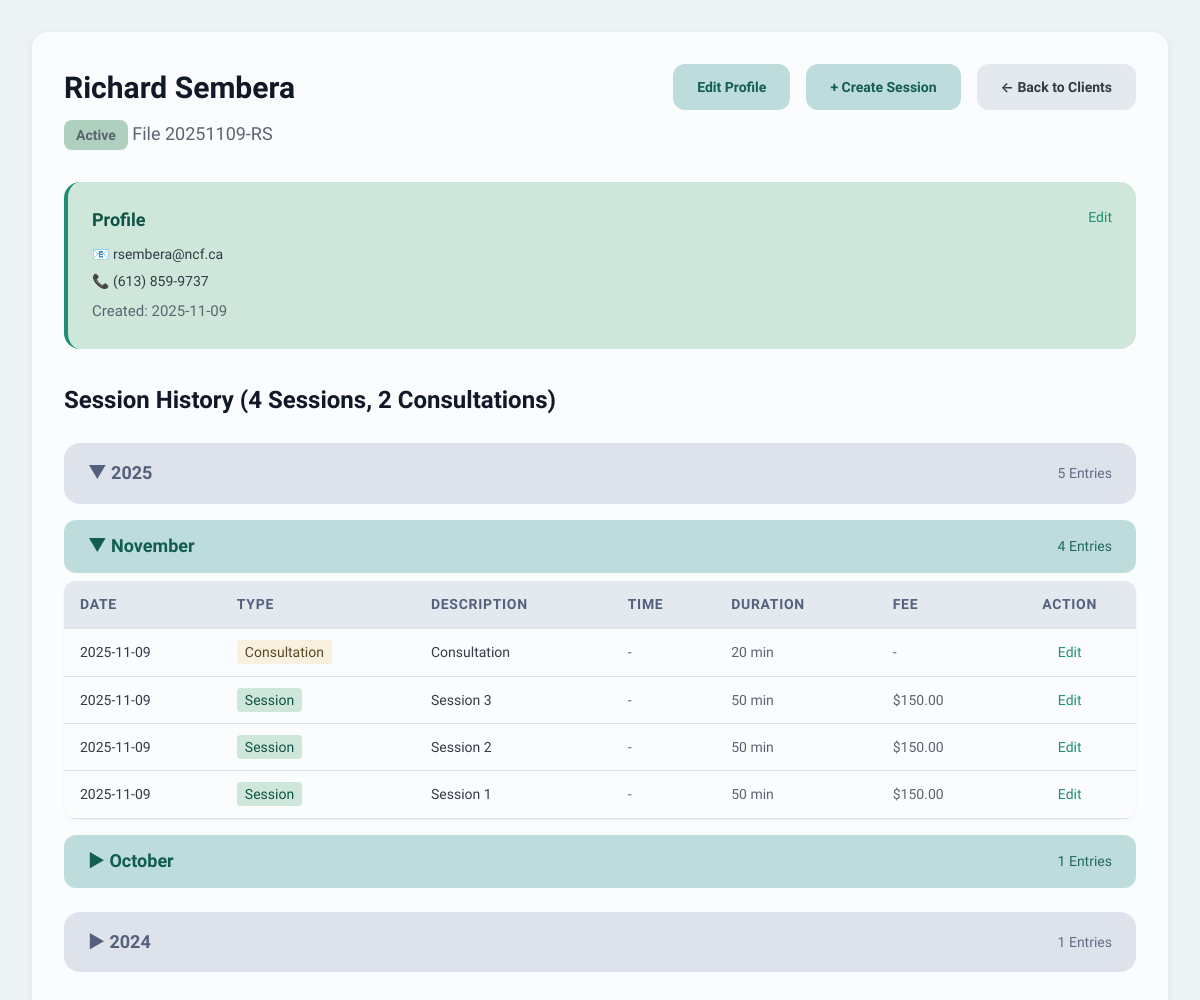
Screenshot of /client/1 with the database file from the repository.
### tables this page shows
CREATE TABLE clients (
                id INTEGER PRIMARY KEY AUTOINCREMENT,
                file_number TEXT UNIQUE NOT NULL,
                first_name TEXT NOT NULL,
                middle_name TEXT,
                last_name TEXT NOT NULL,
                type_id INTEGER NOT NULL,
                created_at INTEGER NOT NULL,
                modified_at INTEGER NOT NULL,
                is_deleted INTEGER DEFAULT 0,
                FOREIGN KEY (type_id) REFERENCES client_types(id)
            );

CREATE TABLE client_types (
                id INTEGER PRIMARY KEY AUTOINCREMENT,
                name TEXT UNIQUE NOT NULL,
                color TEXT NOT NULL,
                code TEXT,
                file_number_style TEXT NOT NULL,
                file_number_prefix TEXT,
                file_number_suffix TEXT,
                file_number_counter INTEGER DEFAULT 0,
                session_fee REAL,
                session_duration INTEGER,
                retention_period INTEGER,
                is_system INTEGER DEFAULT 0,
                created_at INTEGER NOT NULL,
                modified_at INTEGER NOT NULL
            );

CREATE TABLE entries (
                id INTEGER PRIMARY KEY AUTOINCREMENT,
                client_id INTEGER NOT NULL,
                class TEXT NOT NULL,
                created_at INTEGER NOT NULL,
                modified_at INTEGER NOT NULL,
                
                -- Common fields
                description TEXT,
                content TEXT,
                
                -- Profile-specific fields
                email TEXT,
                phone TEXT,
                home_phone TEXT,
                work_phone TEXT,
                text_number TEXT,
                address TEXT,
                date_of_birth TEXT,
                preferred_contact TEXT,
                ok_to_leave_message TEXT,
                emergency_contact_name TEXT,
                emergency_contact_phone TEXT,
                emergency_contact_relationship TEXT,
                referral_source TEXT,
                additional_info TEXT,
                
                -- Session-specific fields
                modality TEXT,
                format TEXT,
                session_number INTEGER,
                service TEXT,
                session_date INTEGER,
                session_time TEXT,
                duration INTEGER,
                fee REAL,
                is_consultation INTEGER DEFAULT 0,
                mood TEXT,
                affect TEXT,
                risk_assessment TEXT,
                
                -- Communication-specific fields
                comm_recipient TEXT,
                comm_type TEXT,
                
                -- Statement-specific fields
                statement_total REAL,
                payment_status TEXT,
                payment_notes TEXT,
                date_sent INTEGER,
                date_paid INTEGER,
                is_void INTEGER DEFAULT 0,
                
                -- Edit tracking
                edit_history TEXT,
                locked INTEGER DEFAULT 0,
                locked_at INTEGER,
                
                FOREIGN KEY (client_id) REFERENCES clients(id)
            );

### web/app.py (the view)
@app.route('/client/<int:client_id>')
def client_file(client_id):
    client = db.get_client(client_id)
    if not client:
        return "Client not found", 404
    client['type'] = db.get_client_type(client['type_id'])
    profile_entry = db.get_profile_entry(client_id)
    all_entries = db.get_client_entries(client_id, entry_class='session')
    session_count = sum(1 for e in all_entries if not e.get('is_consultation'))
    consultation_count = sum(1 for e in all_entries if e.get('is_consultation'))
    from collections import defaultdict
    from datetime import datetime
    now = datetime.now()
    current_year = now.year
    current_month = now.month
    year_dict = defaultdict(lambda: defaultdict(list))
    for entry in all_entries:
        if entry.get('session_date'):
            entry_date = datetime.fromtimestamp(entry['session_date'])
            year = entry_date.year
            month = entry_date.month
            year_dict[year][month].append(entry)
    entries_by_year = []
    for year in sorted(year_dict.keys(), reverse=True):  # Most recent year first
        months = []
        year_total = 0
        for month in sorted(year_dict[year].keys(), reverse=True):  # Most recent month first
            month_entries = sorted(year_dict[year][month],
                                 key=lambda e: e.get('session_date', 0),
                                 reverse=True)
            month_name = datetime(year, month, 1).strftime('%B')
            months.append({
                'month_num': month,
                'month_name': month_name,
                'entries': month_entries,
                'is_current': (year == current_year and month == current_month)
            })
            year_total += len(month_entries)
        entries_by_year.append({
            'year': year,
            'months': months,
            'total': year_total,
            'is_current': (year == current_year)
        })
    return render_template('client_file.html',
                         client=client,
                         profile_entry=profile_entry,
                         entries_by_year=entries_by_year,
                         session_count=session_count,
                         consultation_count=consultation_count)

### web/templates/client_file.html (shortened to what this page needs)
{% extends "base.html" %}
{% block content %}
<div class="card">
    <div style="display: flex; justify-content: space-between; align-items: start; margin-bottom: 2rem;">
        <div>
            <h2 style="color: #111827; margin-bottom: 0.5rem;">{{ client.first_name }} {{ client.middle_name }} {{ client.last_name }}</h2>
            <p style="color: #5B6571;">
                <span class="type-badge" style="background-color: {{ client.type.color }}">
                    {{ client.type.name }}
                </span>
                File {{ client.file_number }}
            </p>
        </div>
        <div style="display: flex; gap: 1rem;">
            <a href="{{ url_for('edit_profile', client_id=client.id) }}" class="btn">
                {% if profile_entry %}Edit Profile{% else %}Create Profile{% endif %}
            </a>
            <a href="{{ url_for('create_session', client_id=client.id) }}" class="btn">+ Create Session</a>
            <a href="{{ url_for('index') }}" class="btn btn-secondary">← Back to Clients</a>
        </div>
    </div>
    {% if profile_entry %}
    <div class="profile-entry">
        <div style="display: flex; justify-content: space-between; align-items: start; margin-bottom: 0.5rem;">
            <strong style="font-size: 1.125rem; color: #0E5346;">Profile</strong>
            <a href="{{ url_for('edit_profile', client_id=client.id) }}" class="edit-link">Edit</a>
        </div>
        {% if profile_entry.email %}
        <p style="font-size: 0.875rem; color: #323B45; margin: 0.25rem 0;">📧 {{ profile_entry.email }}</p>
        {% endif %}
        {% if profile_entry.phone %}
        <p style="font-size: 0.875rem; color: #323B45; margin: 0.25rem 0;">📞 {{ profile_entry.phone }}</p>
        {% endif %}
        <small style="color: #5B6571;">Created: {{ profile_entry.created_at|timestamp_to_date }}</small>
    </div>
    {% endif %}
    <h3 style="color: #111827; margin-bottom: 1rem;">Session History
        {% if session_count > 0 or consultation_count > 0 %}
            ({{ session_count }} Session{{ 's' if session_count != 1 else '' }}{% if consultation_count > 0 %}, {{ consultation_count }} Consultation{{ 's' if consultation_count != 1 else '' }}{% endif %})
        {% endif %}
    </h3>
    {% if entries_by_year %}
    <div style="margin-top: 1.5rem;">
        {% for year_group in entries_by_year %}
        <div class="year-section" style="margin-bottom: 1.5rem;">
            <div class="year-header" onclick="toggleYear('year-{{ year_group.year }}')">
                <span style="font-size: 1.125rem; font-weight: 600;">
                    <span id="year-{{ year_group.year }}-icon">{{ '▼' if year_group.is_current else '▶' }}</span>
                    {{ year_group.year }}
                </span>
                <span style="font-size: 0.875rem; opacity: 0.9;">{{ year_group.total }} Entries</span>
            </div>
            <div id="year-{{ year_group.year }}-content"
                 style="{% if not year_group.is_current %}display: none;{% endif %}">
                {% for month_group in year_group.months %}
                <div class="month-section" style="margin-top: 1rem;">
                    <div class="month-header"
                         onclick="toggleMonth('month-{{ year_group.year }}-{{ month_group.month_num }}')">
                        <span style="font-weight: 600;">
                            <span id="month-{{ year_group.year }}-{{ month_group.month_num }}-icon">{{ '▼' if month_group.is_current else '▶' }}</span>
                            {{ month_group.month_name }}
                        </span>
                        <span style="font-size: 0.875rem; opacity: 0.9;">{{ month_group.entries|length }} Entries</span>
                    </div>
                    <div id="month-{{ year_group.year }}-{{ month_group.month_num }}-content"
                         style="{% if not month_group.is_current %}display: none;{% endif %} margin-top: 0.5rem;">
                        <table>
                            <thead>
                                <tr>
                                    <th>Date</th>
                                    <th>Type</th>
                                    <th>Description</th>
                                    <th>Time</th>
                                    <th>Duration</th>
                                    <th>Fee</th>
                                    <th style="text-align: center;">Action</th>
                                </tr>
                            </thead>
                            <tbody>
                                {% for entry in month_group.entries %}
                                <tr>
                                    <td>{{ entry.session_date|timestamp_to_date }}</td>
                                    <td>
                                        <span class="session-badge {% if entry.is_consultation %}consultation{% else %}session{% endif %}">
                                            {% if entry.is_consultation %}Consultation{% else %}Session{% endif %}
                                        </span>
                                    </td>
                                    <td>{{ entry.description }}</td>
                                    <td style="color: #5B6571;">{{ entry.session_time or '-' }}</td>
                                    <td style="color: #5B6571;">{{ entry.duration or '-' }} min</td>
                                    <td style="color: #5B6571;">
                                        {% if entry.fee %}${{ "%.2f"|format(entry.fee) }}{% else %}-{% endif %}
                                    </td>
                                    <td style="text-align: center;">
                                        <a href="{{ url_for('edit_session', client_id=client.id, entry_id=entry.id) }}"
                                           class="edit-link">Edit</a>
                                    </td>
                                </tr>
                                {% endfor %}
                            </tbody>
                        </table>
                    </div>
                </div>
                {% endfor %}
            </div>
        </div>
        {% endfor %}
    </div>
    {% else %}
    <div class="empty-state">
        <p style="color: #5B6571; margin-bottom: 1rem;">No sessions yet. Create your first session to get started.</p>
        <a href="{{ url_for('create_session', client_id=client.id) }}" class="btn">+ Create Session</a>
    </div>
    {% endif %}
</div>
{% endblock %}

### rows the page displays
clients: first_name "Richard", last_name "Sembera", file_number "20251109-RS"
client_types: type.name "Active"
entries: email "rsembera@ncf.ca", phone "(613) 859-9737", created_at "2025-11-09"
entries: session_date "2025-11-09", is_consultation "Consultation", description "Consultation", session_time "-", duration "20"
entries: session_date "2025-11-09", is_consultation "Session", description "Session 3", session_time "-", duration "50", fee "150.00"
entries: session_date "2025-11-09", is_consultation "Session", description "Session 2", session_time "-", duration "50", fee "150.00"
entries: session_date "2025-11-09", is_consultation "Session", description "Session 1", session_time "-", duration "50", fee "150.00"

### other values shown
{{ session_count }} "4"
{{ 's' if session_count != 1 else '' }} "s"
{{ consultation_count }} "2"
{{ 's' if consultation_count != 1 else '' }} "s"
{{ '▼' if year_group.is_current else '▶' }} "▼" "▶"
{{ year_group.year }} "2025" "2024"
{{ year_group.total }} "5" "1"
{{ '▼' if month_group.is_current else '▶' }} "▼" "▶"
{{ month_group.month_name }} "November" "October"
{{ month_group.entries|length }} "4" "1"
